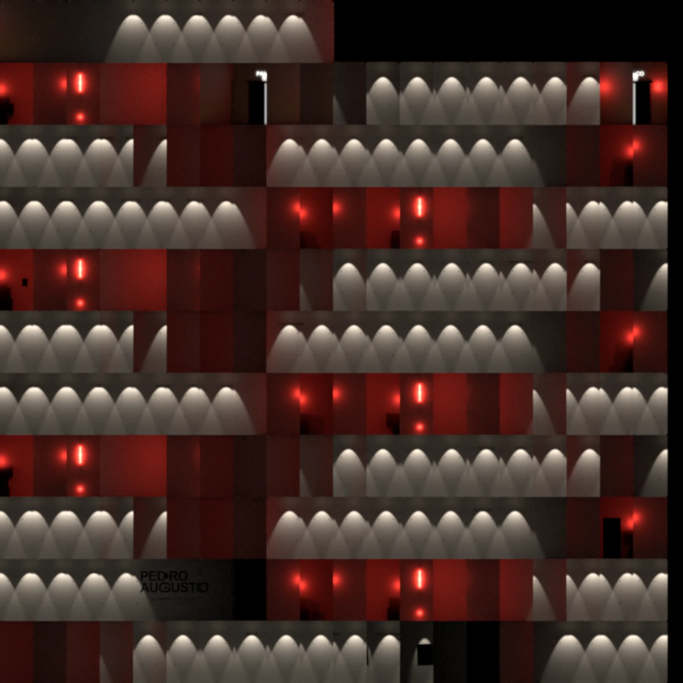
#> input picture uga-do-litoral/instagram/reels/lancamento-portfolio/blender/luz_site/paredes.webp, 2048 x 2048 px (shown at 1/3 size)
$ python -i revisao_etapa1.py   (imports and definitions only)
#> lines starting #> are read from the running program, lines starting #| are printed output that depends on the picture
# Passo 4 da etapa 1: renderiza as quatro posições nos dois formatos e nos dois motores e monta
# blender/revisao/etapa-1.jpg (atual | EEVEE | Cycles, com o tempo por quadro), mais a sobreposição com o
# passe fio (revisao/etapa-1-fio.jpg) e o teste de vista Standard x AgX (revisao/etapa-1-vista.jpg).
# Uso (Python do sistema, com Pillow): python revisao_etapa1.py [--so-folha]
import json, os, subprocess, sys
from PIL import Image, ImageDraw, ImageFont, ImageChops

AQUI = os.path.dirname(os.path.abspath(__file__))
BL = r'C:\Program Files\Blender Foundation\Blender 5.3\blender.exe'
CENA = os.path.join(AQUI, 'cena', 'corredor.blend')
OUT = os.path.join(AQUI, 'revisao', 'etapa-1')
QUADROS = os.path.normpath(os.path.join(AQUI, '..', 'quadros'))
POS = [('B1_travessia', 110), ('C2a', 0), ('C7_porta', 60), ('C7_porta', 90)]

def render(plano, quadros, formato, motor, saida=OUT, extra=()):
    cmd = [BL, '-b', CENA, '--python', os.path.join(AQUI, 'render.py'), '--', '--plano', plano, '--quadros', quadros,
           '--formato', formato, '--motor', motor, '--saida', saida, *extra]
    r = subprocess.run(cmd, capture_output=True, text=True, errors='replace')
    for l in r.stdout.splitlines():
        if l.startswith(('QUADRO', 'AQUEC')) or 'Error' in l: print(' ', l)

# [9 lines not run here, left out]

# ---------------------------------------------------------------- tempos
tempos = {}
# [2 lines not run here, left out]
def fonte(px):
#> called with px = 22
    for f in ('C:/Windows/Fonts/consola.ttf', 'C:/Windows/Fonts/arial.ttf'):
        if os.path.exists(f): return ImageFont.truetype(f, px)
    return ImageFont.load_default()
F, FP = fonte(22), fonte(30)

def rotulo(im, txt):
    d = ImageDraw.Draw(im); d.rectangle((0, 0, im.width, 34), fill=(0, 0, 0)); d.text((10, 5), txt, fill=(235, 235, 235), font=F)
    return im

# ---------------------------------------------------------------- folha: uma linha por posição, vertical e horizontal
VW, VH = 360, 640        # vertical reduzido
HW, HH = 640, 360        # horizontal reduzido
GAP = 12
linhas = []
# [20 lines not run here, left out]
med = {}
# [1 line not run here, left out]
resumo = '   '.join(f'{m.upper()} {f}: média {sum(v) / len(v):.1f} s/quadro' for (f, m), v in sorted(med.items()))
# [1 line that did not run here, left out]
# [1 line not run here, left out]
# [1 line that did not run here, left out]
# [3 lines not run here, left out]

# ---------------------------------------------------------------- sobreposição com o passe fio (vermelho = motor, ciano = Blender)
def bordas(im):
    from PIL import ImageFilter
    return im.convert('L').filter(ImageFilter.FIND_EDGES).point(lambda v: 255 if v > 40 else 0)
sob = []
# [6 lines not run here, left out]
# [1 line that did not run here, left out]
# [2 lines not run here, left out]

# ---------------------------------------------------------------- Standard x AgX
vis = []
# [4 lines not run here, left out]
V = Image.new('RGB', (len(vis) * (VW + GAP), VH), (0, 0, 0))
# [4 lines not run here, left out]

>>> from PIL import Image
>>> picture = Image.open('luz_site/paredes.webp')
#> picture is the input picture: PIL image 2048x2048 RGB; mean R, G, B 68.5, 46.5, 40.7
>>> result = bordas(picture)
#> in bordas, `return im.convert('L').filter(ImageFilter.FIND_EDGES).point(lambda v: ..`:
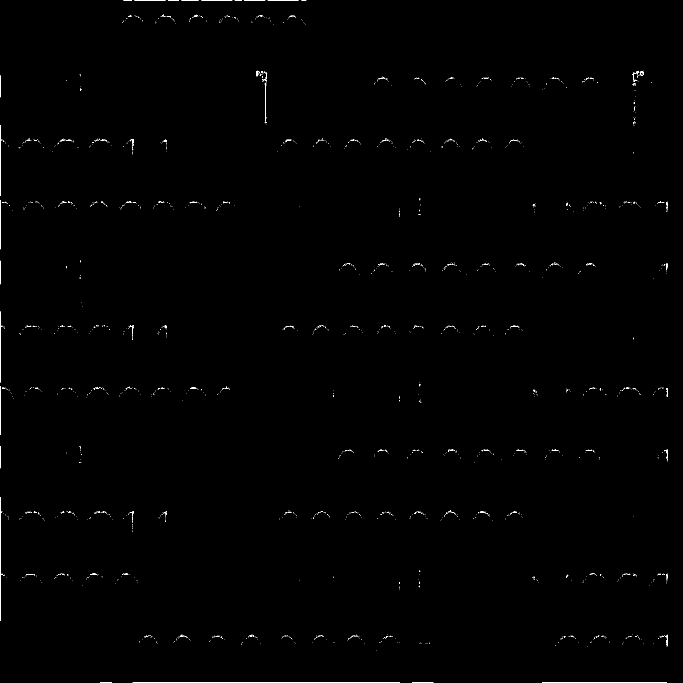
#> returned value: PIL image 2048x2048 L (shown at 1/3 size); 0.22% white in thin lines or dots

$ run again, on uga-do-litoral/instagram/reels/lancamento-portfolio/blender/luz_site/piso-previa.png
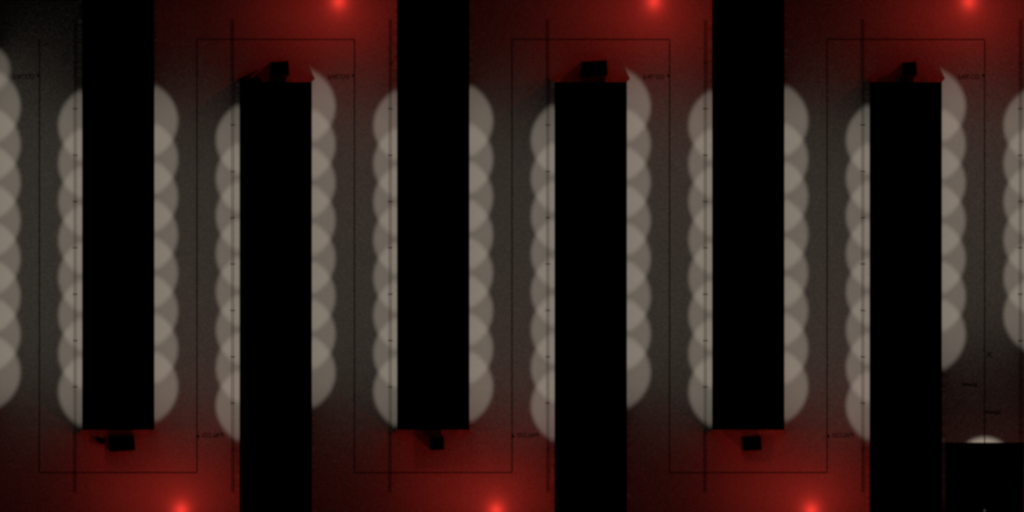
#> input picture uga-do-litoral/instagram/reels/lancamento-portfolio/blender/luz_site/piso-previa.png, 2048 x 1024 px (shown at 1/2 size)
#> picture is the input picture: PIL image 2048x1024 RGB; mean R, G, B 45.1, 30.1, 26.6
#> in bordas, `return im.convert('L').filter(ImageFilter.FIND_EDGES).point(lambda v: ..`:
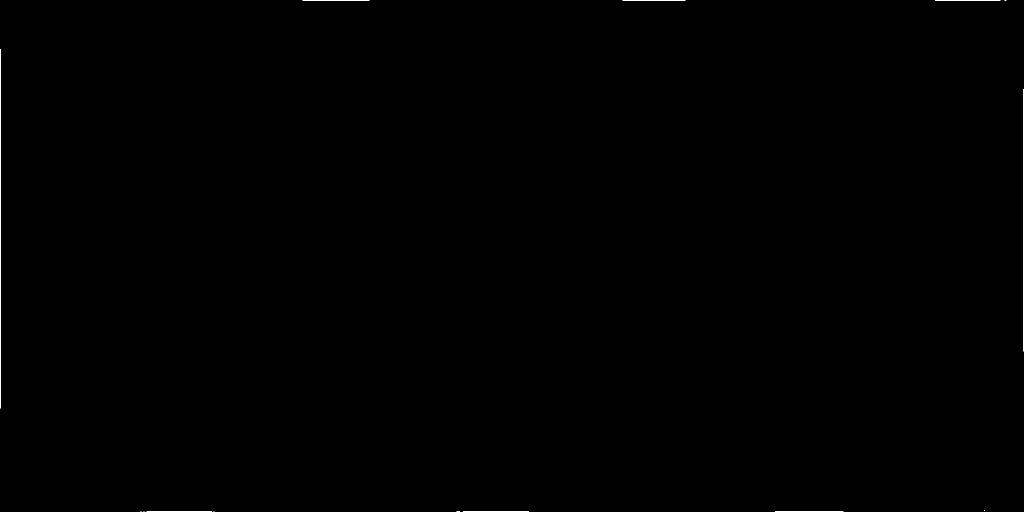
#> returned value: PIL image 2048x1024 L (shown at 1/2 size); 0.1% white in thin lines or dots
